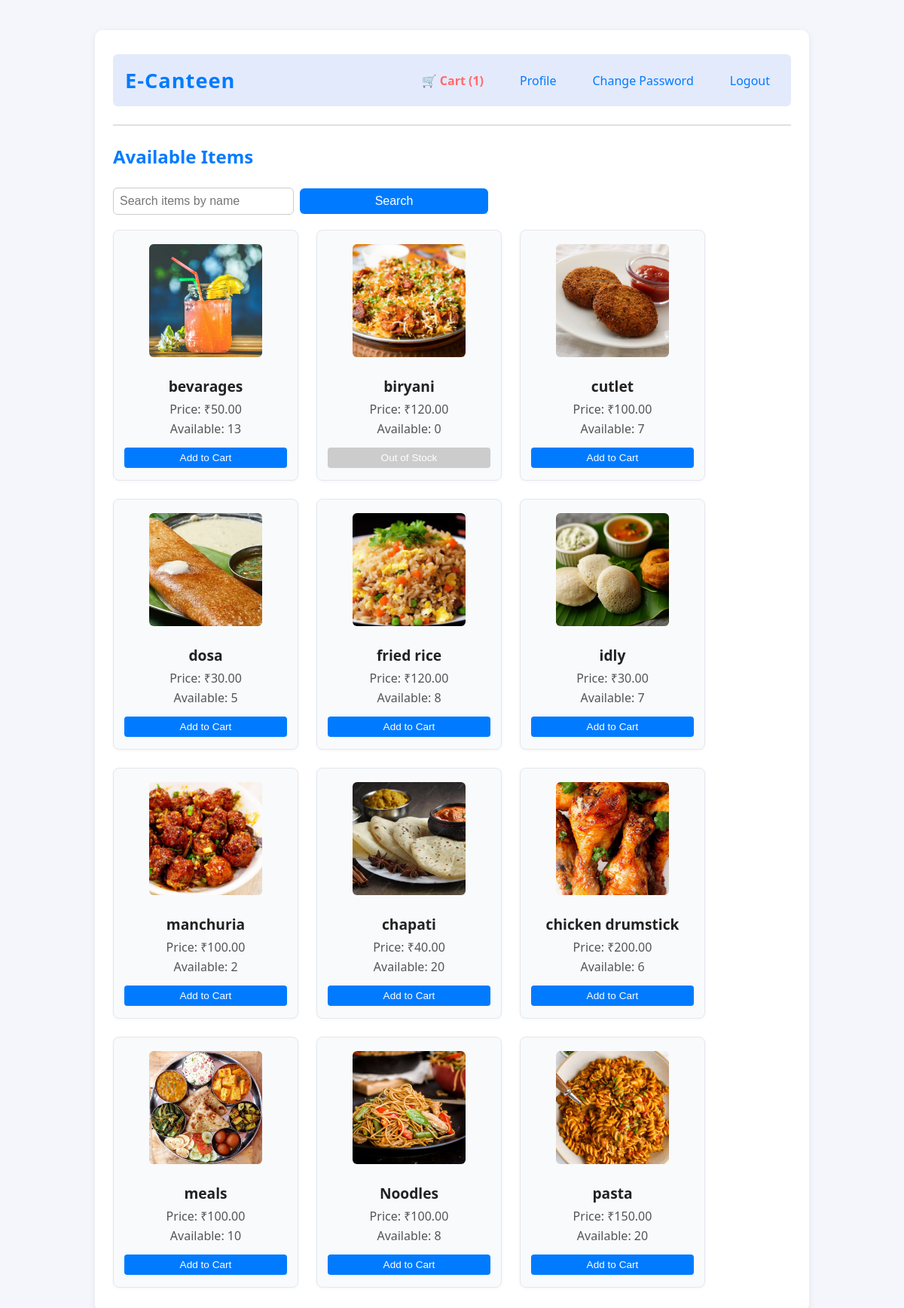
/user/menu/ (signed in), run on an earlier commit of the app's database.
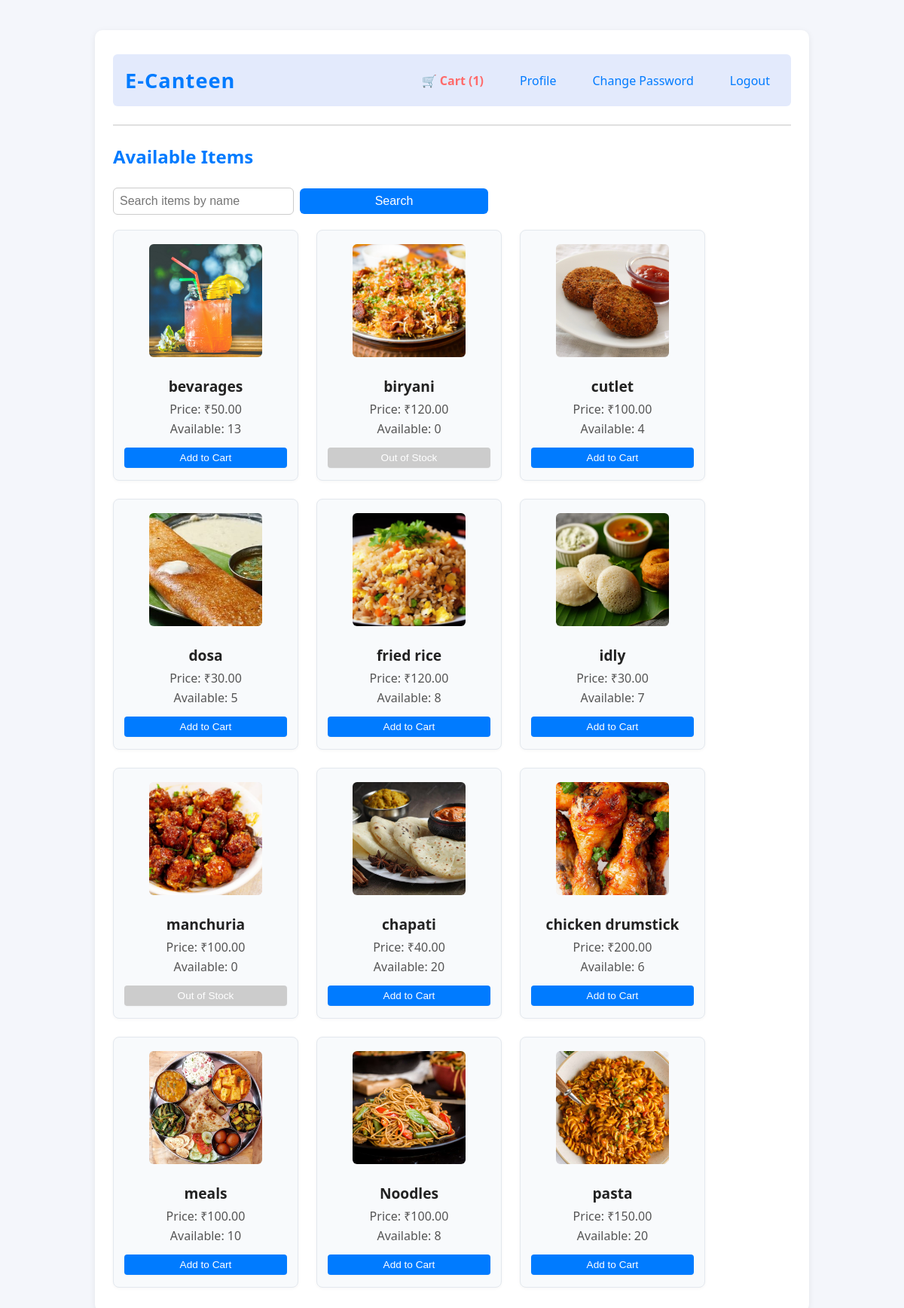
And on a later commit of the database.
### user/models.py (models this page shows, shortened)
class Menu(models.Model):
    item_name = models.CharField(max_length=100)
    photo = models.ImageField(upload_to='menu_photos/')
    price = models.DecimalField(max_digits=6, decimal_places=2)
    quantity = models.IntegerField()

### user/views.py (the view)
# urls.py: path('menu/', views.menu_page, name='menu_page'),
def menu_page(request):
    user_id = request.session.get('user_id')
    if not user_id:
        return redirect('user_login')
    query = request.GET.get('q', '').strip()
    if query:
        menu_items = Menu.objects.filter(item_name__icontains=query)
    else:
        menu_items = Menu.objects.all()
    cart_items = Cart.objects.filter(user_id=user_id)
    user = Users.objects.get(id=user_id)
    total_amount = sum(item.item.price * item.quantity for item in cart_items)
    context = {
        'menu_items': menu_items,
        'cart_items': cart_items,
        'total_amount': total_amount,
        'user': user
    }
    return render(request, 'user/menu.html', context)

### templates/user/menu.html (shortened to what this page needs)
{% extends 'base.html' %}
{% block navbar %}
<div class="navbar" style="display: flex; flex-direction: row; align-items: center; justify-content: space-between; gap: 24px; margin-bottom: 24px;">
    <div style="font-size: 1.7rem; font-weight: bold; color: #007bff; letter-spacing: 1px;">E-Canteen</div>
    <div style="display: flex; gap: 24px;">
        <a href="{% url 'cart_page' %}" style="font-weight: bold; color: #ff6b6b;">🛒 Cart ({{ cart_items.count }})</a>
        <a href="{% url 'user_profile' %}">Profile</a>
        <a href="{% url 'change_password' %}">Change Password</a>
        <a href="{% url 'user_logout' %}">Logout</a>
    </div>
</div>
{% endblock %}
{% block content %}
<div>
    <hr>
    <h2>Available Items</h2>
    <form method="get" action="" style="margin-bottom:16px; display:flex; gap:8px; align-items:center;">
        <input type="text" name="q" placeholder="Search items by name" value="{{ request.GET.q }}" style="padding:8px; border-radius:6px; border:1px solid #ccc; width:240px;">
        <button type="submit" style="padding:8px 12px; border-radius:6px; background:#007bff; color:#fff; border:none;">Search</button>
    </form>
    <div class="menu-container">
            {% for item in menu_items %}
                <div class="menu-item">
                    <img src="{{ item.photo.url }}" alt="{{ item.item_name }}" width="150" height="150">
                    <h3>{{ item.item_name }}</h3>
                    <p>Price: ₹{{ item.price }}</p>
                    <p>Available: {{ item.quantity }}</p>
                    {% if item.quantity > 0 %}
                        <form method="post" action="{% url 'add_to_cart' item.id %}">
                            <button  type="submit" class="menu-item button">Add to Cart</button>
                        </form>
                    {% else %}
                        <button type="button" disabled style="background: #ccc; color: #fff; cursor: not-allowed;" class="menu-item button">Out of Stock</button>
                    {% endif %}
                </div>
            {% empty %}
                <p>No items available.</p>
            {% endfor %}
        </div>
</div>
{% endblock %}

What changed in the data, as far as the page shows it:
changed Menu "cutlet": quantity "7" → "4"
changed Menu "manchuria": quantity "2" → "0"; quantity "Add to Cart" → "Out of Stock"
